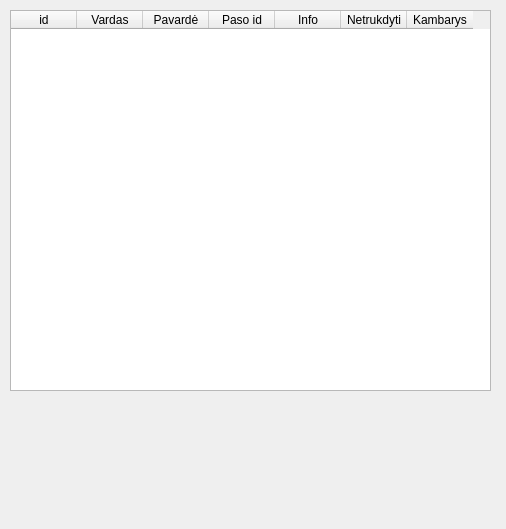
<?xml version="1.0" encoding="UTF-8"?>
<ui version="4.0">
 <class>ClientInfo</class>
 <widget class="QWidget" name="ClientInfo">
  <property name="geometry">
   <rect>
    <x>0</x>
    <y>0</y>
    <width>506</width>
    <height>529</height>
   </rect>
  </property>
  <property name="windowTitle">
   <string>Form</string>
  </property>
  <widget class="QTableWidget" name="clientTable">
   <property name="geometry">
    <rect>
     <x>10</x>
     <y>10</y>
     <width>481</width>
     <height>381</height>
    </rect>
   </property>
   <attribute name="horizontalHeaderDefaultSectionSize">
    <number>66</number>
   </attribute>
   <attribute name="verticalHeaderDefaultSectionSize">
    <number>30</number>
   </attribute>
   <attribute name="verticalHeaderMinimumSectionSize">
    <number>23</number>
   </attribute>
   <column>
    <property name="text">
     <string>id</string>
    </property>
   </column>
   <column>
    <property name="text">
     <string>Vardas</string>
    </property>
   </column>
   <column>
    <property name="text">
     <string>Pavardė</string>
    </property>
   </column>
   <column>
    <property name="text">
     <string>Paso id</string>
    </property>
   </column>
   <column>
    <property name="text">
     <string>Info</string>
    </property>
   </column>
   <column>
    <property name="text">
     <string>Netrukdyti</string>
    </property>
   </column>
   <column>
    <property name="text">
     <string>Kambarys</string>
    </property>
   </column>
  </widget>
 </widget>
 <resources/>
 <connections/>
</ui>
